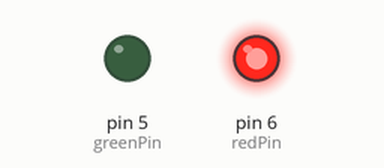
Recording of a sketch running on a simulated Arduino Uno, built with avr-gcc and run on an emulated ATmega328P. On the bench: output pins drawn as LEDs (lit = HIGH).

Above: at 0.5 s.
At 1.5 s:
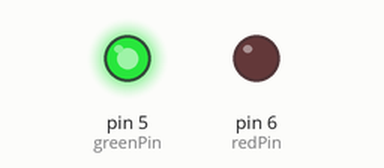
At 5.5 s:
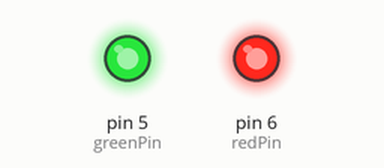
Timing chart, 0 to 6.9 s (numbered marks = the images above):
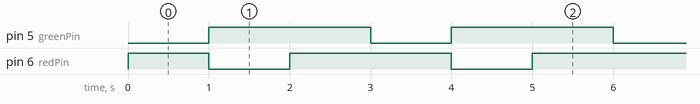

The sketch:

Project_2.2.ino
```cpp
int redPin = 6;    //定义红色接D6
int greenPin = 5;  //定义绿色接D5

void setup() {
  pinMode(redPin, OUTPUT);
  pinMode(greenPin, OUTPUT);
}

void loop() {
  //红色
  analogWrite(redPin, 255);
  analogWrite(greenPin, 0);
  delay(1000);
  //绿色
  analogWrite(redPin, 0);
  analogWrite(greenPin, 255);
  delay(1000);
  //红色加绿色的混合色
  analogWrite(redPin, 255);
  analogWrite(greenPin, 255);
  delay(1000);
}
```

Measured:
- by itself, pin 5 (greenPin): alternates HIGH for 2.0 s and LOW for 1.0 s
- by itself, pin 6 (redPin): repeats every 3.0 s: LOW 1.0 s, HIGH 2.0 s
- by itself, everything shown: repeats every 3.0 s, in 3 steps
